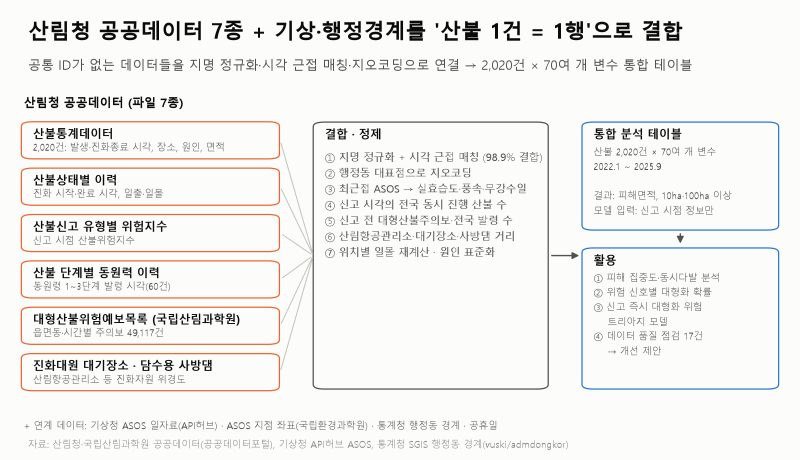
#> input picture figures/00_pipeline.png, 1600 x 920 px (shown at 1/2 size)
$ python submission_images.py
#> lines starting #> are read from the running program, lines starting #| are printed output that depends on the picture
### src/config.py
"""경로·데이터셋 정의."""
from pathlib import Path
import os

ROOT = Path(__file__).resolve().parents[1]
RAW = ROOT / "data" / "raw"
PROC = ROOT / "data" / "processed"
FIG = ROOT / "figures"
REPORT = ROOT / "reports"
for p in (RAW, PROC, FIG, REPORT):
    p.mkdir(parents=True, exist_ok=True)

# 공공데이터포털 파일데이터 (모두 산림청 제공, 이용허락범위 제한 없음)
DATASETS = {
    "15121380": "산림청_산불통계데이터",
    "15121205": "산림청_산불상태별 이력",
    "15121208": "산림청_산불상황관제시스템 산불신고 유형별 위험지수",
    "15121381": "산림청_산불상황관제시스템 산불 단계별 동원력 이력",
    "15092027": "산림청 국립산림과학원_대형산불위험예보목록정보",
    "15144788": "산림청_산불상황관제시스템_진화대원대기장소",
    "15144784": "산림청_산불상황관제시스템_담수용사방댐",
    # 연계 데이터
    "15150429": "기후에너지환경부 국립환경과학원_기상청측정소 정보",  # ASOS 지점 위경도
}

# 분석 기간 (산불통계데이터 수록 범위 + 실효습도 계산용 여유)
WX_START, WX_END = "2021-11-01", "2025-11-30"

# 행정동 경계 (통계청 SGIS 기반, vuski/admdongkor 가공, 공공누리 1유형 + CC BY 4.0)
ADM_URL = ("https://raw.githubusercontent.com/vuski/admdongkor/master/"
           "ver20250401/HangJeongDong_ver20250401.geojson")


# [10 lines left out: function kma_key, not called in this run]

### src/submission_images.py
"""공모 폼 '활용 내용(추가)' 첨부용 이미지 3장 (png, 장당 10MB 이하).

사진 1: 데이터 결합과 분석 / 사진 2: 트리아지 모델 검증 / 사진 3: 데이터 품질 점검 + 코드 저장소
"""
import matplotlib
matplotlib.use("Agg")
import matplotlib.pyplot as plt
import pandas as pd
from PIL import Image

from config import FIG, PROC
from figures import BLUE, GRID, INK, INK2, MUTED, ORANGE, SURF, fig_base, footer, headline

OUT = FIG / "submit"
OUT.mkdir(exist_ok=True)
REPO = "github.com/hwaAAnn/Contest-Forest_Wildfire_Golden_Time"


def header(text, sub, name):
    fig = plt.figure(figsize=(8, 0.85), dpi=200)
    fig.patch.set_facecolor("#20201f")
    fig.text(0.035, 0.62, text, fontsize=15, fontweight="bold", color="#ffffff", va="center")
    fig.text(0.035, 0.24, sub, fontsize=8.5, color="#c3c2b7", va="center")
    path = OUT / f"_{name}.png"
    fig.savefig(path, facecolor=fig.get_facecolor())
    plt.close(fig)
    return path


def repo_panel():
    fig = fig_base(8, 5.6)
    headline(fig, "코드·결과 전체 공개 — 내려받기부터 그림까지 명령 5줄로 재현", REPO, y=0.965)
    rows = [("python src/download.py", "공공데이터포털 파일 8종(로그인 불필요) · 기상청 API허브 ASOS 일자료 · 행정동 경계"),
            ("python src/build.py", "결합·지오코딩·기상·예보·동시다발 변수 → fires.csv (2,020건)"),
            ("python src/model.py", "트리아지 모델 · 연도 교차검증 · 2025 시간 외 검증 · SHAP"),
            ("python src/quality.py", "데이터 품질 점검 17항목 → reports/data_quality.md"),
            ("python src/figures.py", "제출용 그림 생성")]
    y = 0.79
    for cmd, desc in rows:
        fig.add_artist(plt.Line2D([0.035, 0.965], [y + 0.035, y + 0.035], color=GRID, lw=0.6))
        fig.text(0.035, y, cmd, fontsize=9, family="Consolas", color=INK, va="center")
        fig.text(0.35, y, desc, fontsize=8.4, color=INK2, va="center")
        y -= 0.07
    # 성능 비교 표 (2025년 시간 외 검증)
    f = pd.read_csv(PROC / "metrics_forward2025.csv")
    pick = {"산불위험지수(산림청)": "산불위험지수 단독", "실효습도(기상청, 낮을수록 위험)": "실효습도 단독",
            "최대풍속(기상청)": "최대풍속 단독", "앙상블": "결합 모델(최종)"}
    f = f[f.model.isin(pick)].assign(model=lambda x: x.model.map(pick))
    y0 = 0.36
    fig.text(0.035, y0 + 0.06, "2025년 시간 외 검증 (2022~2024년으로만 학습, 2025년 397건 적용) · 점수 상위 10%가 포착한 비율",
             fontsize=9, color=INK, fontweight="bold", va="center")
    cols = [("", 0.035), ("AUC", 0.36), ("10ha 이상", 0.5), ("100ha 이상", 0.65), ("피해면적", 0.8)]
    for t, x in cols:
        fig.text(x, y0, t, fontsize=8.2, color=MUTED, va="center")
    for i, r in enumerate(f.itertuples()):
        yy = y0 - 0.06 * (i + 1)
        best = r.model.startswith("결합")
        kw = dict(fontsize=8.8, va="center", color=INK if best else INK2, fontweight="bold" if best else "normal")
        fig.add_artist(plt.Line2D([0.035, 0.965], [yy + 0.03, yy + 0.03], color=GRID, lw=0.6))
        fig.text(0.035, yy, r.model, **kw)
        for v, (_, x) in zip([f"{r.auc:.2f}", f"{100 * r._5:.0f}%", f"{100 * r._6:.0f}%", f"{100 * r._7:.1f}%"], cols[1:]):
            fig.text(x, yy, v, **kw)
    footer(fig, "자료: 산림청·국립산림과학원 공공데이터(공공데이터포털), 기상청 API허브 ASOS, 통계청 SGIS 행정동 경계(vuski/admdongkor)")
    path = OUT / "_repo.png"
    fig.savefig(path)
    plt.close(fig)
    return path


def stack(paths, out):
    ims = [Image.open(p).convert("RGB") for p in paths]
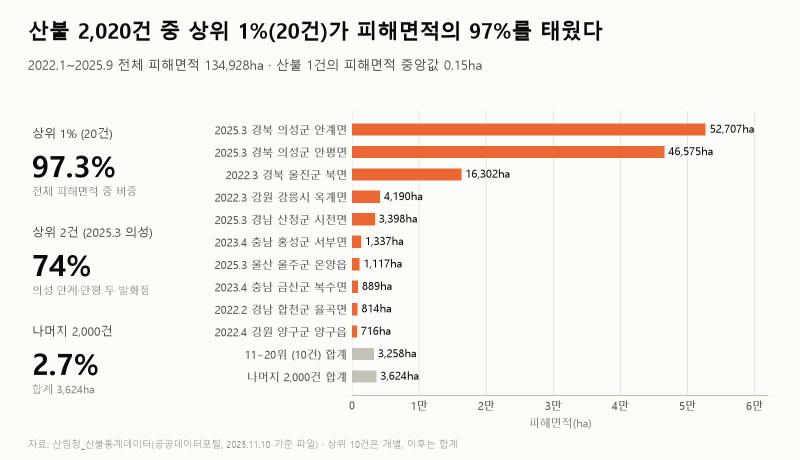
#> input picture figures/01_concentration.png, 1600 x 920 px (shown at 1/2 size)
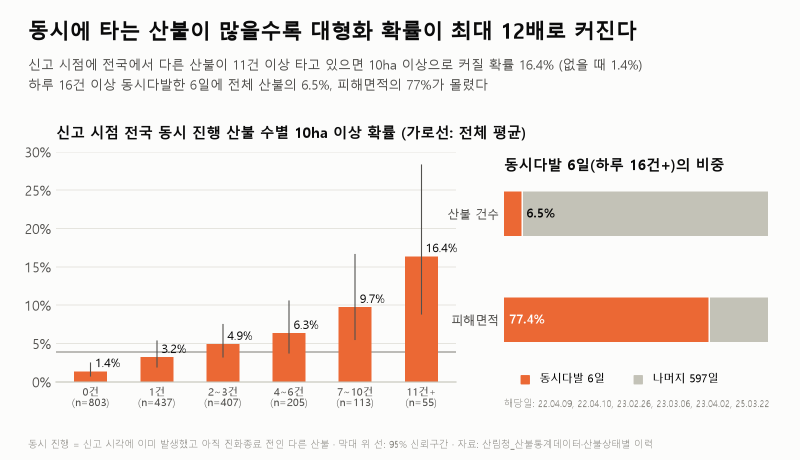
#> input picture figures/02_concurrency.png, 1600 x 920 px (shown at 1/2 size)
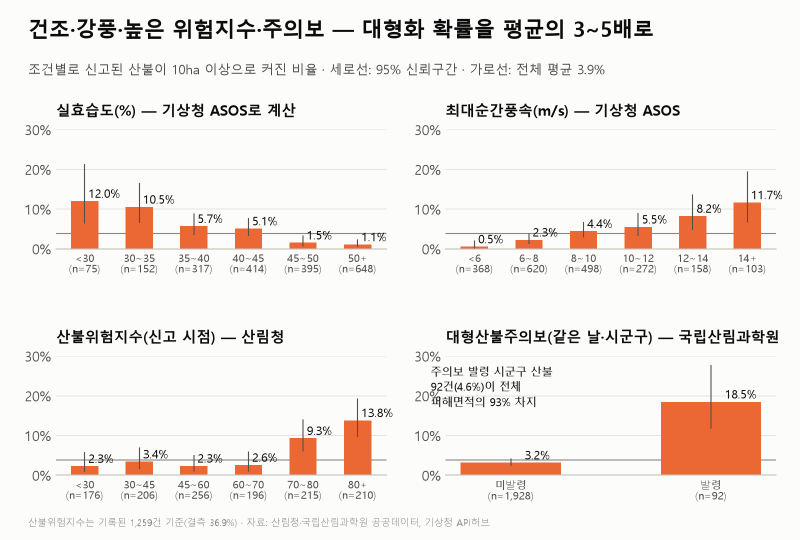
#> input picture figures/03_signals.png, 1600 x 1080 px (shown at 1/2 size)
#> ims = 5 items
    w = max(i.width for i in ims)
#> w = 1600
    gap = 20
    canvas = Image.new("RGB", (w, sum(i.height for i in ims) + gap * (len(ims) - 1)), (233, 232, 226))
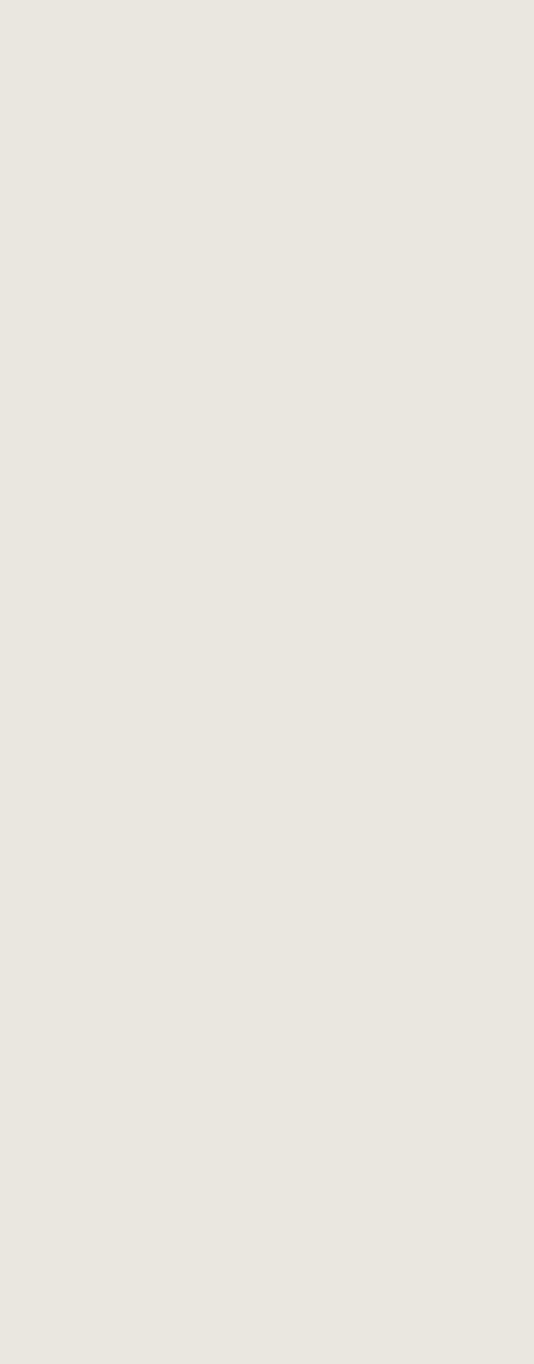
#> canvas: PIL image 1600x4090 RGB (shown at 1/3 size); mean R, G, B 233, 232, 226
    y = 0
    for im in ims:
        canvas.paste(im, (0, y))
        y += im.height + gap
#> this loop made 5 passes
#> y on passes 1 to 5: 190, 1130, 2070, 3010, 4110
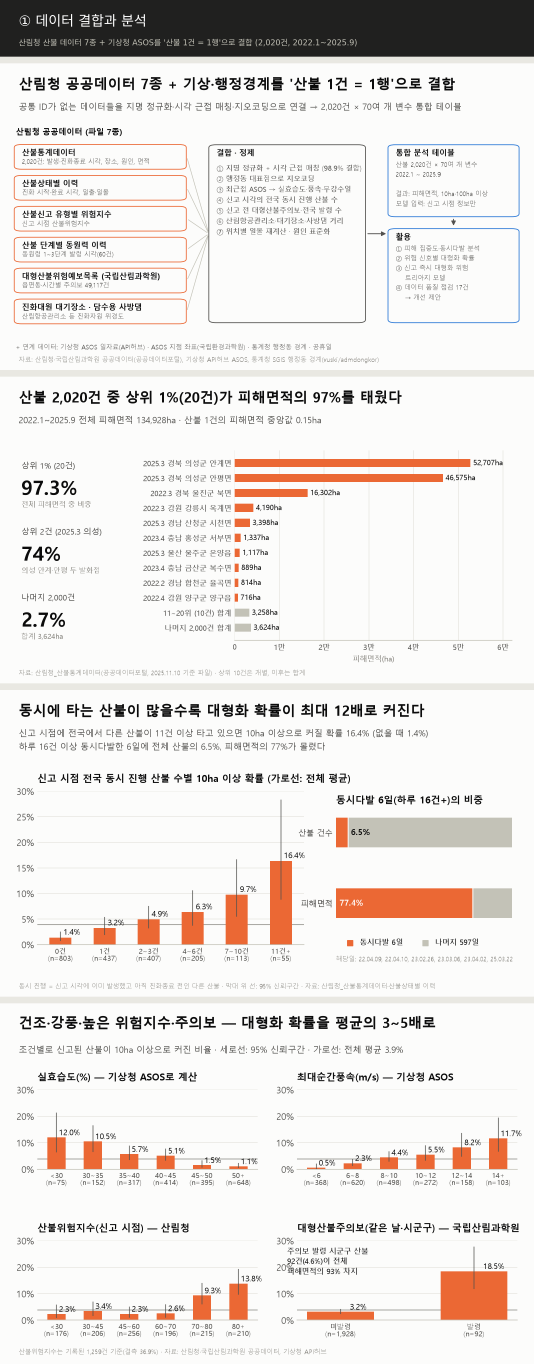
#> canvas: PIL image 1600x4090 RGB (shown at 1/3 size); mean R, G, B 233.4, 229.1, 226.2
#> after the loop, y = 4110
    canvas.save(out, optimize=True)
    print(out.name, canvas.size, f"{out.stat().st_size / 1e6:.2f}MB")
#| 사진1_데이터결합_분석.png (1600, 4090) 0.68MB


def main():
    stack([header("① 데이터 결합과 분석", "산림청 산불 데이터 7종 + 기상청 ASOS를 '산불 1건 = 1행'으로 결합 (2,020건, 2022.1~2025.9)", "h1"),
           FIG / "00_pipeline.png", FIG / "01_concentration.png", FIG / "02_concurrency.png", FIG / "03_signals.png"],
          OUT / "사진1_데이터결합_분석.png")
    stack([header("② 신고 즉시 대형화 위험 트리아지 모델", "신고 시점 정보만 사용 · 2022~2024년 학습 → 2025년 시간 외 검증", "h2"),
           FIG / "04_forward_2025.png", FIG / "05_case_20250322.png", FIG / "07_map.png", FIG / "06_shap.png"],
          OUT / "사진2_트리아지모델_검증.png")
    stack([header("③ 데이터 품질 점검과 코드 저장소", f"개선 아이디어의 근거 17건 · {REPO}", "h3"),
           FIG / "08_data_quality.png", repo_panel()],
          OUT / "사진3_품질점검_코드저장소.png")
    for p in OUT.glob("_*.png"):
        p.unlink()


if __name__ == "__main__":
#> (the run stopped early here; a loop or call above may not have finished)
